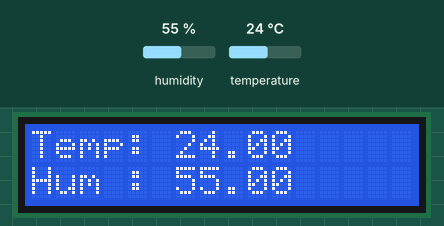
Simulated run of this program. Board: ESP8266 (NodeMCU). Parts: 16×2 character LCD. The inputs (shaded band) are chosen by the test bench; at power-on: humidity 55 %, temperature 24 °C.

Above: at 1.2 s.
1.3 s: humidity set to 22 %
At 5.1 s:
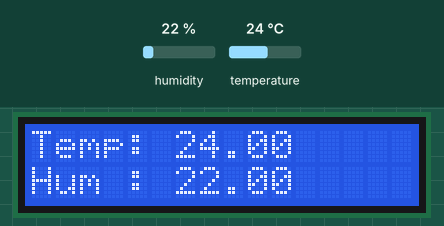
7.6 s: temperature set to 12 °C
At 9.6 s:
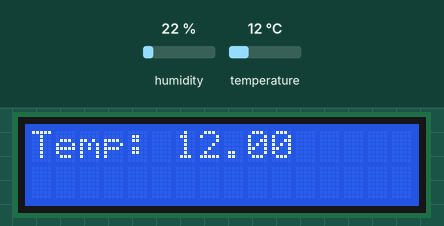
11.7 s: humidity set to 40 %
At 13.6 s:
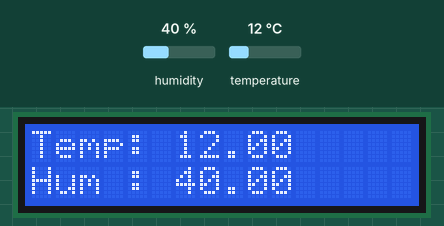
15.7 s: temperature set to 19 °C
At 20.4 s:
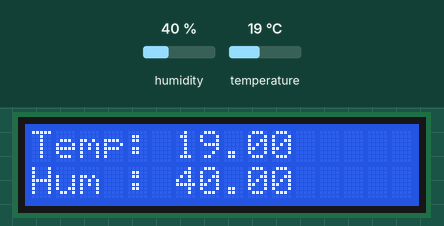
Timing chart, 0 to 21.8 s (numbered marks = the images above; inputs shaded):
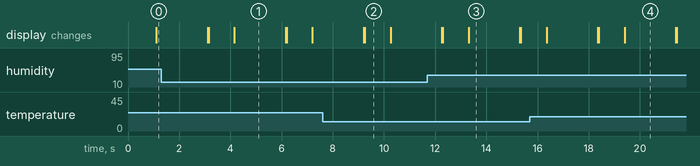

Measured:
- what the display in image 1 shows lasts 2.0 s, from 4.2 s to 6.2 s
- what the display in image 2 shows lasts 1.1 s, from 9.2 s to 10.3 s

The program:

main.cpp
```cpp
#include <Arduino.h>
#include <Wire.h>
#include <Adafruit_Sensor.h>
#include <LiquidCrystal_I2C.h>
#include "DHT.h"
#define DHTPIN 2
#define DHTTYPE DHT11
int counter = 0;
LiquidCrystal_I2C lcd(0x3F, 16, 2); // set the LCD address to 0x27 for a 16 chars and 2 line displayLiquidCrystal_I2C lcd(0x27, 16, 2);
DHT dht(DHTPIN, DHTTYPE);
void setup()
{
  lcd.init();
  lcd.backlight();
  lcd.clear();
  lcd.backlight();
  Serial.begin(115200);
  dht.begin();
}

void loop()
{
  float h = dht.readHumidity();
  float t = dht.readTemperature();
  float f = dht.readTemperature(true);

  if (isnan(h) || isnan(t) || isnan(f))
  {
    lcd.setCursor(1, 0);
    lcd.print(" DHT11 Error! ");
    lcd.setCursor(5, 1);
    lcd.print(counter++);
    Serial.println("DHT11 Error!");
    Serial.print(counter);
    delay(2000);
    lcd.clear();
    return;
  }
  counter = 0;
  // set cursor to first column, first row
  lcd.setCursor(0, 0);
  // print message
  lcd.print(F("Temp: "));
  lcd.print(t);
  delay(1000);
  // set cursor to first column, second row
  lcd.setCursor(0, 1);
  lcd.print(F("Hum : "));
  lcd.print(h);
  delay(2000);
  lcd.clear();
}
```
